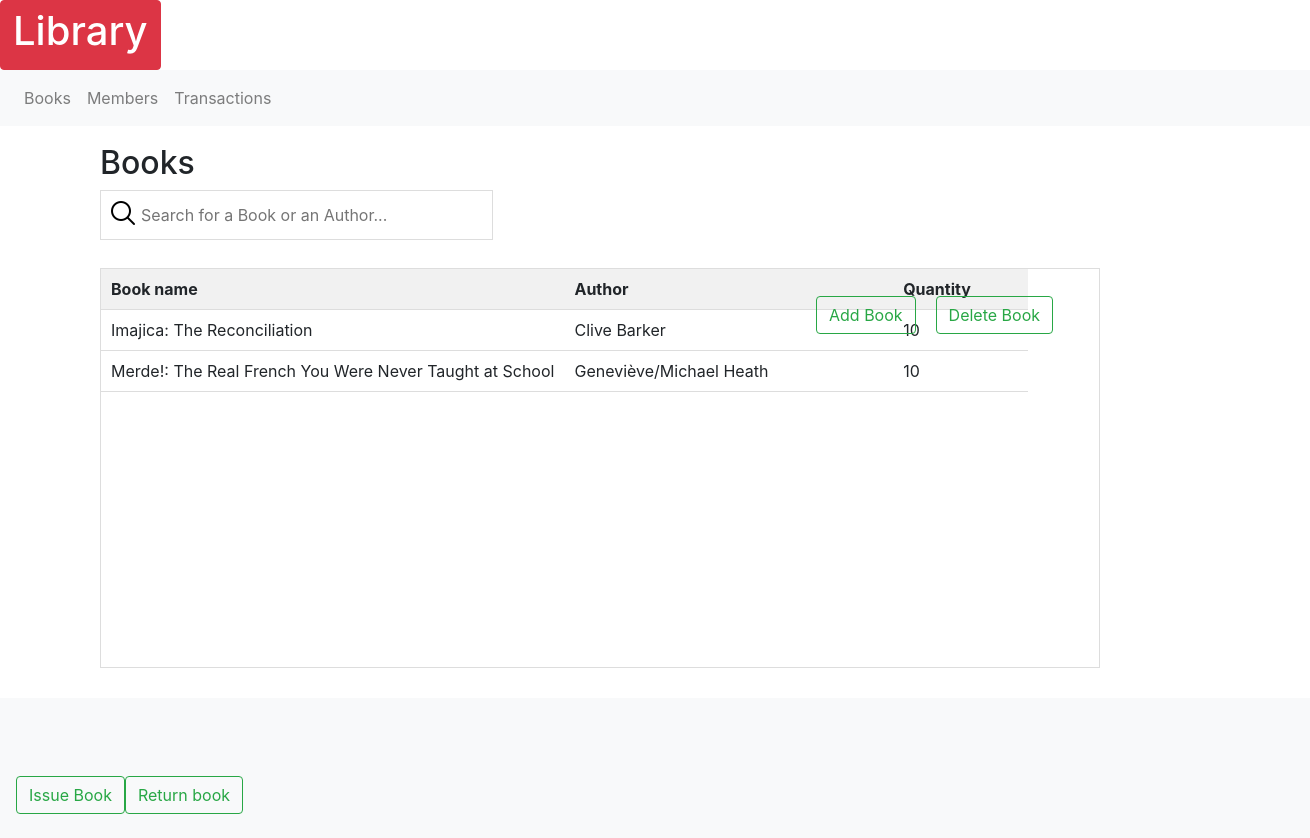
The page /index on the database as committed earlier.
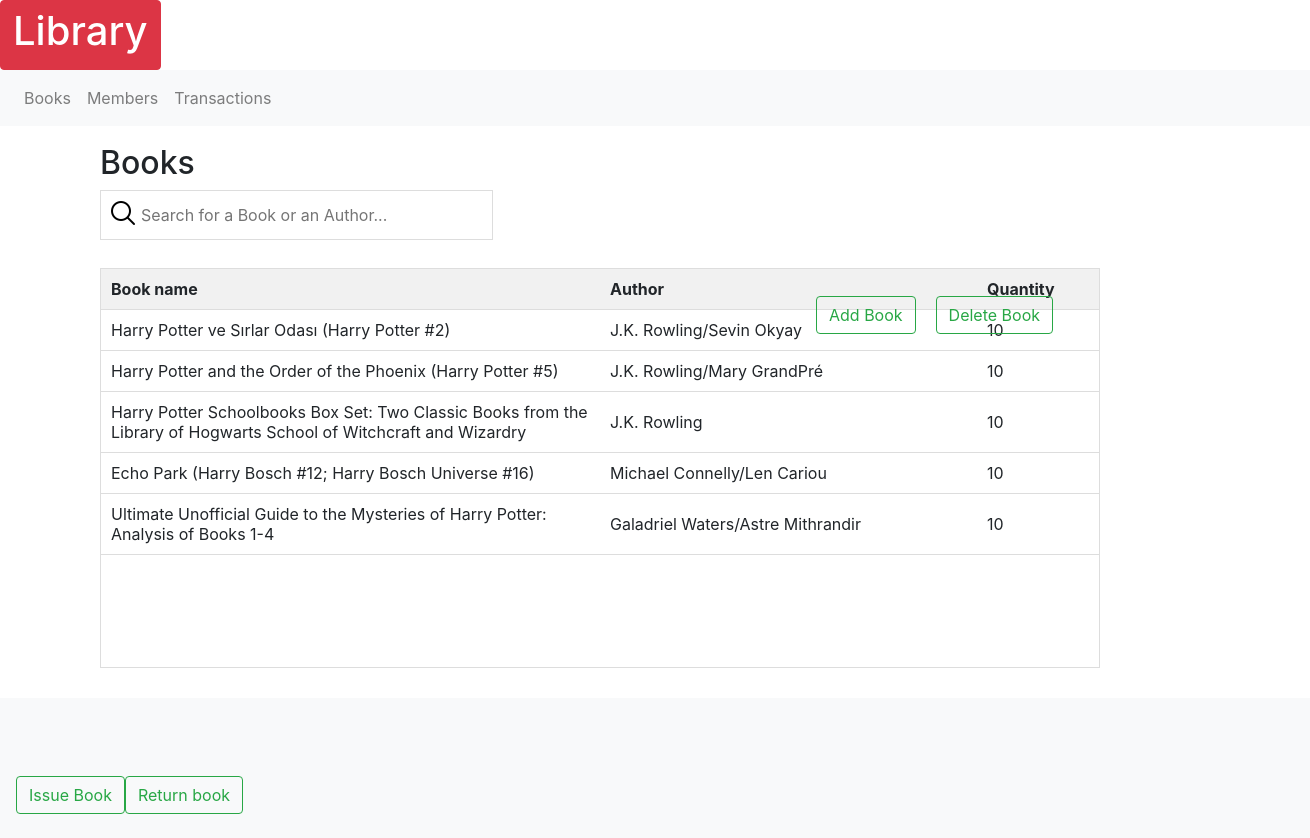
The same page on the database as committed later.
### models.py (models this page shows, shortened)
class Books(db.Model):
    id = db.Column(db.Integer, primary_key=True)
    title = db.Column(db.String(100), nullable=False)
    author = db.Column(db.String(40))
    publisher = db.Column(db.String(40))
    quantity = db.Column(db.Integer, nullable=False)

### routes.py (the view)
@app.route('/')
@app.route('/index')
@app.route('/home/<a>', methods = ['POST', 'GET'])
def home(a=None):
    books = models.Books.query.all()
    if request.method =="POST":
        print(x)
    else:
        if a==None:
            return render_template('home.html', books=books, id=99999)
        else:
            return render_template('home.html', books=books, id= a)

### templates/home.html (shortened to what this page needs)
{% extends "base.html" %}
{% block main %}
    <div class="Books">
      <h2>Books</h2>
      <form class="search_book" action="#" method="POST">
        <p><input type = "text" id="myInput" onkeyup="myFunction()" placeholder="Search for a Book or an Author..."/></p>
      </form>
      {%set id= id|int%}
                <table id="myTable"  >
                    <tr class="header">
                      <th width="50%">Book name</th>
                      <th>Author</th>
                      <th>Quantity</th>
                    </tr>
                  {% for book in books %}
                    {% if book.id==id %}
                    <tr class="selected"  >
                      <td onclick="location.href='{{ url_for('home', a=book.id) }}'"> {{ book.title }}</td>
                      <td onclick="location.href='{{ url_for('home', a=book.id) }}'">{{ book.author }}</td>
                      <td onclick="location.href='{{ url_for('home', a=book.id) }}'">{{ book.quantity }}</td>
                    </tr>
                    {% else %}
                          <tr class="hov"  >
                            <td onclick="location.href='{{ url_for('home', a=book.id) }}'" >{{ book.title }}</td>
                            <td onclick="location.href='{{ url_for('home', a=book.id) }}'">{{ book.author }}</td>
                            <td onclick="location.href='{{ url_for('home', a=book.id) }}'">{{ book.quantity }}</td>
                          </tr>
                    {% endif %}
                  {% endfor %}
                </table>
              </div>
              <nav class="navbar navbar-light bg-light">
                <form class="form-inline">
                  <button class="btn btn-outline-success" id="Add" type="button" onclick="location.href='{{ url_for('adds') }}'">Add Book</button>
                  <button class="btn btn-outline-success" id="Delete" type="button" onclick="location.href='{{ url_for('delete', book_n=id) }}'">Delete Book</button>
                </form>
                </nav>
                <nav class="navbar navbar-light bg-light">
                <form class="form-inline">
                  <button class="btn btn-outline-success" type="button" onclick="location.href='{{ url_for('isreturn', val='issue', bookid=id) }}'">Issue Book</button>
                  <button class="btn btn-outline-success" type="button" onclick="location.href='{{ url_for('isreturn', val='return', bookid=id) }}'">Return book</button>
                </form>
              </nav>
{% endblock %}

### templates/base.html (shortened to what this page needs)
<html lang="en">
  <head>
    <link rel= "stylesheet" type= "text/css" href= "{{ url_for('static',filename='style.css') }}">
    <link rel="stylesheet" href="https://cdn.jsdelivr.net/npm/bootstrap@4.0.0/dist/css/bootstrap.min.css">
  </head>
  <body>
    <a href="{{ url_for('home') }}" class="btn btn-danger"><h1>Library</h1></a>
    <nav class="navbar navbar-expand-lg navbar-light bg-light">
      <div class="collapse navbar-collapse" id="navbarSupportedContent">
        <ul class="navbar-nav mr-auto">
          <li class="nav-item">
            <a class="nav-link" href="{{ url_for('home') }}">Books</a>
          </li>
          <li class="nav-item">
            <a class="nav-link" href="{{ url_for('members') }}">Members</a>
          </li>
          <li class="nav-item">
            <a class="nav-link" href="{{ url_for('transactions') }}">Transactions</a>
          </li>
        </ul>
      </div>
    </nav>
    <br>
    <br>
      {% block main %}
      {% endblock %}
  </body>

### static/style.css (style rules this page uses)
body { margin: 1.5em; font-family: sans-serif; }
a { text-decoration: none; color: black; }
.Books { list-style-type: none; position: relative; top: -30px; left: 100px; }
#myInput { background-image: url('../static/searchicon.png'); background-position: 7px 7px; background-repeat: no-repeat; width: 30%; font-size: 16px; padding: 12px 20px 12px 40px; border: 1px solid #ddd; margin-bottom: 12px; }
#myTable { overflow: scroll; overflow-y: scroll; height: 25em; display: block; overflow-x: hidden; border-collapse: collapse; width: 1000px; border: 1px solid #ddd; font-size: 16px; }
#myTable th, #myTable td { text-align: left; padding: 10px; }
#myTable tr { border-bottom: 1px solid #ddd; }
#myTable tr.header { background-color: #f1f1f1; }
.nav-item { font-size: 16; position: sticky; top: 200px; z-index: 1; }
#Add { position: relative; top: -410px; left: 800px; }
#Delete { position: relative; top: -410px; left: 820px; }

Rows that differ between the two databases and show on the page:
changed Books: title "Imajica: The Reconciliation" → "Harry Potter ve Sırlar Odası (Harry Potter #2)"; author "Clive Barker" → "J.K. Rowling/Sevin Okyay"
changed Books: title "Merde!: The Real French You Were Never Taught at School" → "Harry Potter and the Order of the Phoenix (Harry Potter #5)"; author "Geneviève/Michael Heath" → "J.K. Rowling/Mary GrandPré"
added Books: title "Harry Potter Schoolbooks Box Set: Two Classic Books from the Library of Hogwarts School of Witchcraft and Wizardry", author "J.K. Rowling", quantity "10"
added Books: title "Echo Park (Harry Bosch #12; Harry Bosch Universe #16)", author "Michael Connelly/Len Cariou", quantity "10"
added Books: title "Ultimate Unofficial Guide to the Mysteries of Harry Potter: Analysis of Books 1-4", author "Galadriel Waters/Astre Mithrandir", quantity "10"
